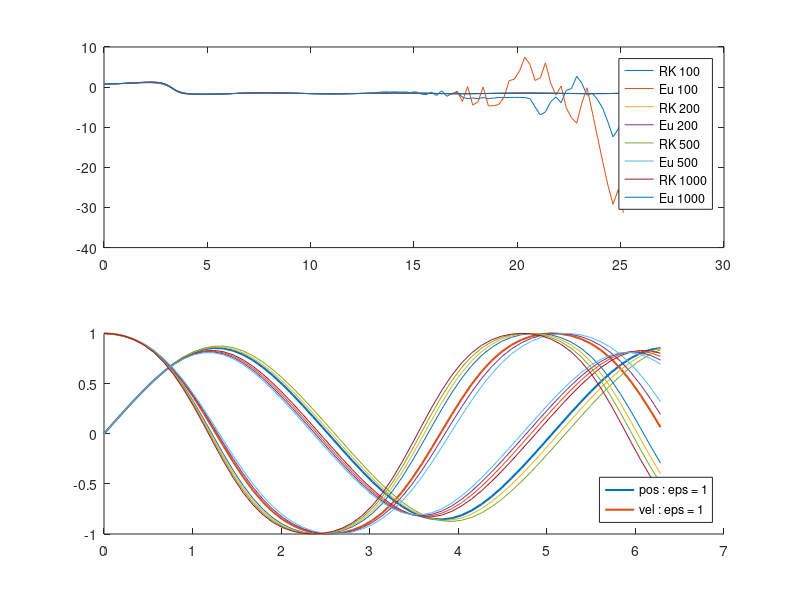

The MATLAB source for this figure:
%% esame 12 febbraio 2019
clear all; close all; clc;
%% esercizio 1 : Eulero, Runge-Kutta

f = @(t,y)-t*cos(y)+sin(t);
y0 = 0.8;

a = 0; b = 8*pi;

intervalli = [10 20 50 100] * 10;
punti = intervalli + 1;

subplot(2,1,1)
for i = 1 : length(punti)
    
    x = linspace(a,b,punti(i));
    h = x(2)-x(1);
    h2 = h/2;
    yrk = x;
    yeu = x;
    yeu = y0;
    yrk = y0;
    
    for j = 1 : length(x)-1
        
        k1 = f(x(j),yrk(j));
        k2 = f(x(j)+h2,yrk(j)+h2*k1);
        k3 = f(x(j)+h2,yrk(j)+h2*k2);
        k4 = f(x(j)+h,yrk(j)+h*k3);
        
        yrk(j+1) = yrk(j) + h*(k1+2*k2+2*k3+k4)/6;
        yeu(j+1) = yeu(j) + h*f(x(j),yeu(j));
    end
    plot(x,yrk,x,yeu)
    hold on
end
legend('RK 100', 'Eu 100','RK 200', 'Eu 200','RK 500', 'Eu 500','RK 1000', 'Eu 1000')

%% esercizio 2 : lunghezza della curva

f1 = @(x)cos(x);    % derivata della funzione ricavata dalla retta parametrica
clear f1;
fint = @(x)sqrt(1+(cos(x))^2); % funzione integranda

a = 0; b = pi;
prec = 1e-6;

n = 2;

int_value = 0; int_temp = 0;

err = inf;

while err > prec
    
    n = n+2;
    x = a;
    h = (b-a)/n;
    
    sp = 0;
    sd = 0;
    fab = fint(a)+fint(b);
    
    for i = 1 : (n-2)/2
        x = x+h;
        sd = sd + fint(x);
        x = x+h;
        sp = sp + fint(x);
    end
    x = x+h;
    sd = sd + fint(x);
    
    int_value = h*(fab+4*sd+2*sp)/3;
    
    err = abs(int_value-int_temp);
    int_temp = int_value;
       
end

fprintf('La lunghezza della curva e'' : %f\r', int_value)
fprintf('errore all''ultima iterazione : %e\r',err);
fprintf('precisione richiesta : %e\r', prec);
fprintf('Numero di punti utilizzati : %d\r\n', n+1);

%% esercizio 2 compito 2 : equazione di Duffing

fteta = @(t,y,dy,eps)-y-eps*y^3;
fy    = @(t,y,dy)dy;
dy0 = 1;
y0 = 0;

a = 0; b = 2*pi;
prec = 1e-6;

n = 1;

err = inf;
temp = 0;

while err > prec
    n = n+2;
    t = linspace(a,b,n);
    vel = t;
    pos = t;
    vel(1) = 1;
    pos(1) = 0;
    
    h = t(2)-t(1);
    h2 = h/2;
    
    for i = 1 : length(t)-1
        
        k1v = fteta(t(i),pos(i),vel(i),1);       
        k1p = fy(t(i),pos(i),vel(i));
        
        k2v = fteta(t(i)+h2,pos(i)+h2*k1p,vel(i)+h2*k1v,1);
        k2p = fy(t(i)+h2,pos(i)+h2*k1p,vel(i)+h2*k1v);
        
        k3v = fteta(t(i)+h2,pos(i)+h2*k2p,vel(i)+h2*k2v,1);
        k3p = fy(t(i)+h2,pos(i)+h2*k2p,vel(i)+h2*k2v);
        
        k4v = fteta(t(i)+h,pos(i)+h*k3p,vel(i)+h*k3v,1);
        k4p = fy(t(i)+h,pos(i)+h*k3p,vel(i)+h*k3v);
        
        vel(i+1) = vel(i) + h*(k1v+2*k2v+2*k3v+k4v)/6;
        pos(i+1) = pos(i) + h*(k1p+2*k2p+2*k3p+k4p)/6;
              
    end
    
    err = abs(pos(end)- temp);
    temp = pos(end);
    
end

subplot(2,1,2)
hold on
p1 = plot(t, pos,'LineWidth',1.5, 'DisplayName', 'pos : eps = 1');
p2 = plot(t,vel,'LineWidth',1.5, 'DisplayName', 'vel : eps = 1');

for j = 2 : 7
    vel(j,:) = vel(1,:);
    pos(j,:) = pos(1,:);
    vel(j,1) = 1;
    pos(j,1) = 0;
    
    h = t(2)-t(1);
    h2 = h/2;
    
    if j <=3
        eps = -.1*(j-1);
    else
        eps = .1*(j-1);
    end
    
    for i = 1 : length(t)-1
        
        k1v = fteta(t(i),pos(j,i),vel(j,i),1+eps);
        k1p = fy(t(i),pos(j,i),vel(j,i));
        k2v = fteta(t(i)+h2,pos(j,i)+h2*k1p,vel(j,i)+h2*k1v,1+eps);
        k2p = fy(t(i)+h2,pos(j,i)+h2*k1p,vel(j,i)+h2*k1v);
        k3v = fteta(t(i)+h2,pos(j,i)+h2*k2p,vel(j,i)+h2*k2v,1+eps);
        k3p = fy(t(i)+h2,pos(j,i)+h2*k2p,vel(j,i)+h2*k2v);
        k4v = fteta(t(i)+h,pos(j,i)+h*k3p,vel(j,i)+h*k3v,1+eps);
        k4p = fy(t(i)+h,pos(j,i)+h*k3p,vel(j,i)+h*k3v);
        
        vel(j,i+1) = vel(j,i) + h*(k1v+2*k2v+2*k3v+k4v)/6;
        pos(j,i+1) = pos(j,i) + h*(k1p+2*k2p+2*k3p+k4p)/6;
              
    end
    
    plot(t,pos(j,:),t,vel(j,:));
end

legend([p1 p2],'Location','southeast')







